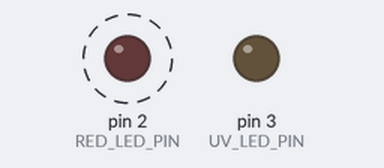
Recording of a sketch running on a simulated Arduino Uno, built with avr-gcc and run on an emulated ATmega328P. Parts: output pins drawn as LEDs (lit = HIGH). Dashed ring = blinking.

Above: at 0.15 s.
At 39.89 s:
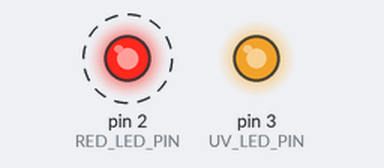
Timing chart, 0 to 39.8 s (numbered marks = the images above):
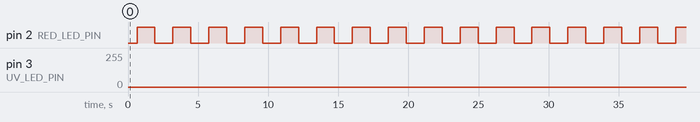

Measured:
- by itself, pin 2 (RED_LED_PIN): alternates HIGH for 1.3 s and LOW for 1.3 s

The sketch:

TestLeds.ino
```cpp
#define RED_LED_PIN 2
#define UV_LED_PIN 3

void setup() {
  // put your setup code here, to run once:
  pinMode(RED_LED_PIN, OUTPUT);
  pinMode(UV_LED_PIN, OUTPUT);
}

void loop() {
  // put your main code here, to run repeatedly:
  // Gradually Increase Duty Cycle
  for(int i=0; i<255; i++)
  {
    analogWrite(RED_LED_PIN, i);
    analogWrite(UV_LED_PIN, i);
    delay(5);
  }
  // Gradually Decrease Duty Cycle
  for(int i=255; i>0; i--)
  {
    analogWrite(RED_LED_PIN, i);
    analogWrite(UV_LED_PIN, i);
    delay(5);
  }
}
```
